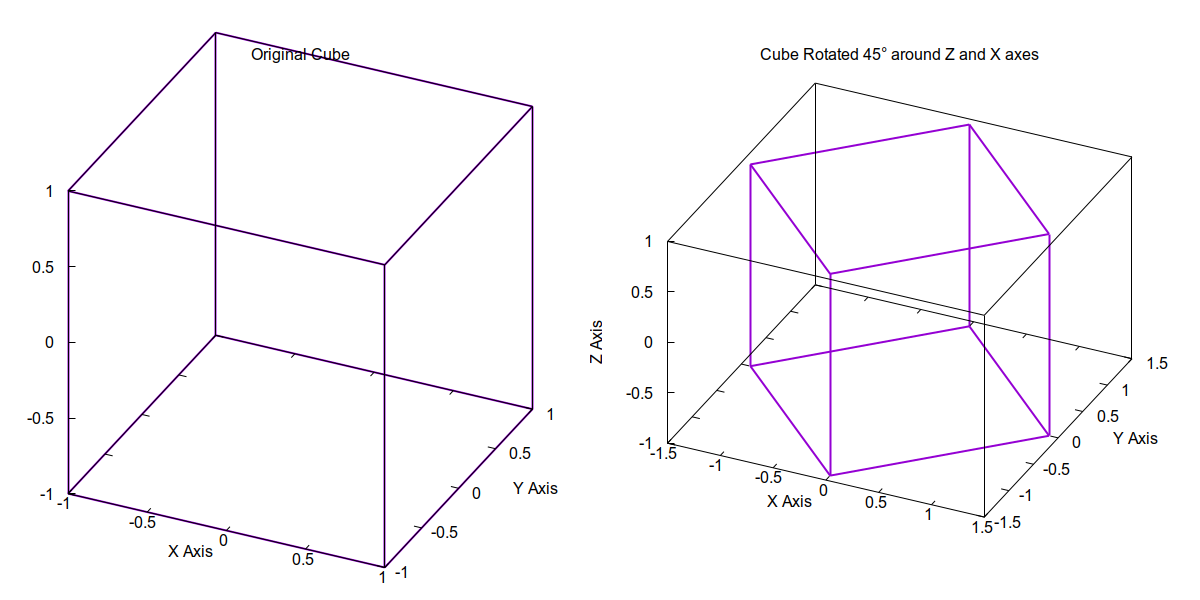

Source code (gnuplot):
# Set terminal and output
#set terminal wxt persist
set terminal pngcairo enhanced font "Arial,12" size 1200,600
set output "3d_rotation.png"

# Set margins to create space between plots
set multiplot layout 1,2 spacing 20

# Common settings
set xyplane at 0
set view 60, 25, 1.2, 1
set border 4095
set ticslevel 0
set hidden3d
set view equal xyz
# Define rotation function (45 degrees around z and x axes)
theta = 45 * pi/180  # 45 degrees in radians

# First plot: Original cube
set title "Original Cube" offset 0,-1
set xlabel "X Axis" offset 0,1
set ylabel "Y Axis" offset 0,1
set zlabel "Z Axis" rotate by 90 offset -1,0
splot 'cube.dat' using 1:2:3 with lines title "" lw 2

# Second plot: Rotated cube
set title "Cube Rotated 45° around Z and X axes" offset 0,-1
set xlabel "X Axis" offset 0,1
set ylabel "Y Axis" offset 0,1
set zlabel "Z Axis" rotate by 90 offset -1,0
splot 'cube.dat' using ($1*cos(theta) - $2*sin(theta)):($1*sin(theta) + $2*cos(theta)):($3) with lines title "" lw 2

unset multiplot

# Alternative view with different rotation
set terminal pngcairo enhanced font "Arial,12" size 1200,600
set output "3d_rotation_alternative.png"
set multiplot layout 1,2 spacing 20
set view 60, 45, 1.2, 1

# First plot: Original cube
set title "Original Cube" offset 0,-1
set xlabel "X Axis" offset 0,1
set ylabel "Y Axis" offset 0,1
set zlabel "Z Axis" rotate by 90 offset -1,0
splot 'cube.dat' using 1:2:3 with lines title "" lw 2

# Second plot: Rotated cube (different angle)
theta2 = 60 * pi/180  # 60 degrees in radians
set title "Cube Rotated 60° around Z Axis" offset 0,-1
set xlabel "X Axis" offset 0,1
set ylabel "Y Axis" offset 0,1
set zlabel "Z Axis" rotate by 90 offset -1,0
splot 'cube.dat' using ($1*cos(theta2) - $2*sin(theta2)):($1*sin(theta2) + $2*cos(theta2)):3 with lines title "" lw 2

unset multiplot
